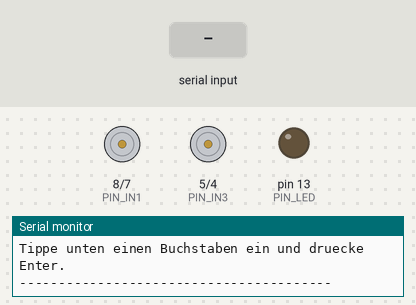
A sketch run on a simulated Arduino Uno, built with avr-gcc and run on an emulated ATmega328P. On the bench: motor-driver pin pairs drawn as motors (green arrow = first pin HIGH = forward, orange = second pin HIGH = backward, longer = more drive, scaled by the enable pin), output pins drawn as LEDs (lit = HIGH), the last lines printed to the serial monitor. The test bench sets the inputs (shaded band).

Above: at 1.5 s.
1.6 s: "F\n" received over Serial
At 2.8 s:
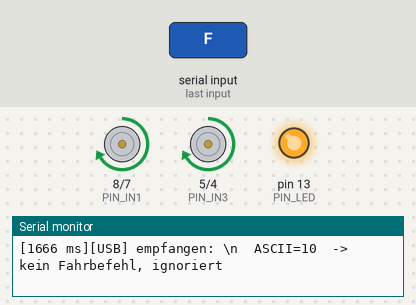
3.1 s: "B\n" received over the second serial link
At 4.1 s:
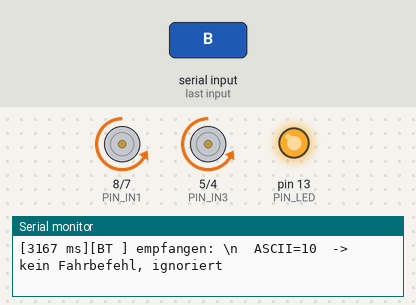
4.6 s: "L\n" received over Serial
At 5.2 s:
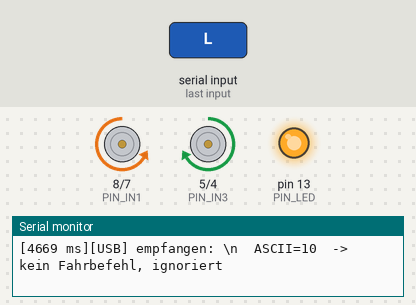
6.1 s: "R\n" received over the second serial link
At 7.3 s:
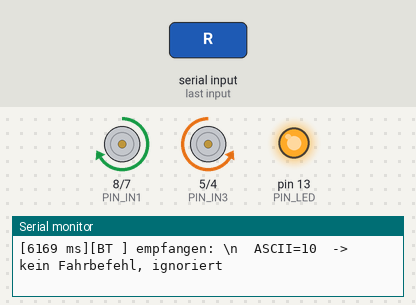
7.6 s: "S\n" received over Serial
At 8.7 s:
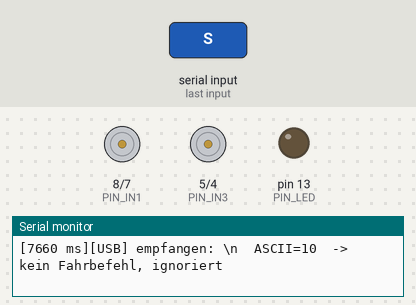
9.1 s: "F\n" received over the second serial link
At 9.8 s:
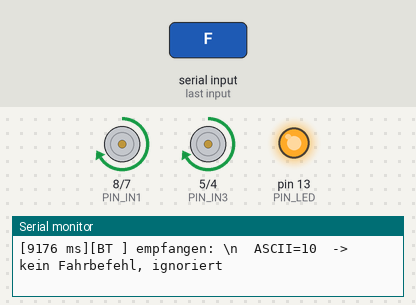
Timing chart, 0 to 12.1 s (numbered marks = the images above; inputs shaded):
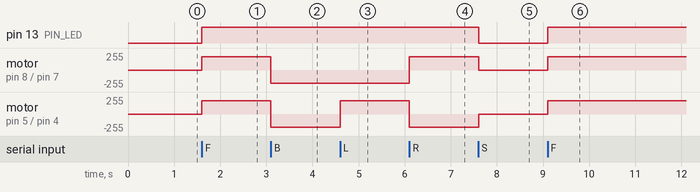

Measured:
- after the input at 1.6 s, pin 13 (PIN_LED): LOW → HIGH at once; motor on pin 8 (PIN_IN1) / pin 7 (PIN_IN2), motor on pin 5 (PIN_IN3) / pin 4 (PIN_IN4): stopped → forward 200/255 at once
- after the input at 3.1 s, motor on pin 8 (PIN_IN1) / pin 7 (PIN_IN2), motor on pin 5 (PIN_IN3) / pin 4 (PIN_IN4): forward 200/255 → backward 200/255 at once
- after the input at 4.6 s, motor on pin 5 (PIN_IN3) / pin 4 (PIN_IN4): backward 200/255 → forward 200/255 at once
- after the input at 6.1 s, motor on pin 8 (PIN_IN1) / pin 7 (PIN_IN2): backward 200/255 → forward 200/255 at once; motor on pin 5 (PIN_IN3) / pin 4 (PIN_IN4): forward 200/255 → backward 200/255 at once
- after the input at 7.6 s, pin 13 (PIN_LED): HIGH → LOW at once; motor on pin 8 (PIN_IN1) / pin 7 (PIN_IN2): forward 200/255 → stopped at once; motor on pin 5 (PIN_IN3) / pin 4 (PIN_IN4): backward 200/255 → stopped at once
- after the input at 9.1 s, pin 13 (PIN_LED): LOW → HIGH at once; motor on pin 8 (PIN_IN1) / pin 7 (PIN_IN2), motor on pin 5 (PIN_IN3) / pin 4 (PIN_IN4): stopped → forward 200/255 at once

The sketch:

rc_car_test.ino
```cpp
/*
 * rc_car_test.ino
 * ================
 *
 * TEST-Sketch fuer die Fahrbefehle des BCI-Projekts.
 *
 * Zweck: pruefen, ob die Steuerzeichen 'F','B','L','R','S' tatsaechlich am
 * Arduino ankommen -- ohne Motortreiber, ohne Transistor, ohne Motoren.
 * Statt die Motoren zu bewegen, wird jeder empfangene Befehl im Seriellen
 * Monitor der Arduino IDE protokolliert.
 *
 * Zwei Befehlsquellen gleichzeitig:
 *   [USB] Serieller Monitor (Tastatur) oder das Python-Programm ueber Kabel
 *   [BT ] Bluetooth-Modul (HC-05 / HC-06) an SoftwareSerial
 *
 * WICHTIG (Arduino Duemilanove): Der ATmega328 hat nur EINE echte serielle
 * Schnittstelle, und die haengt an Pin 0/1 am USB-Chip. Das Bluetooth-Modul
 * darf deshalb NICHT an Pin 0/1, sonst blockiert es Upload und Monitor.
 * Es laeuft hier ueber SoftwareSerial auf Pin 10/11.
 *
 * Verkabelung Bluetooth (HC-05 / HC-06):
 *   Modul VCC -> Arduino 3,3V
 *   Modul GND -> Arduino GND
 *   Modul TXD -> Arduino Pin 10          (BT sendet -> Arduino empfaengt)
 *   Modul RXD -> Arduino Pin 11, direkt verbunden
 *
 * Fuer diesen Test allein ist RXD nicht zwingend noetig (der Arduino muss
 * nichts zum Handy zuruecksenden) -- im Zweifel RXD einfach offen lassen.
 */

#include <SoftwareSerial.h>

// --- Bluetooth (SoftwareSerial) ---
const int PIN_BT_RX = 10;   // Arduino empfaengt hier <- Modul TXD
const int PIN_BT_TX = 11;   // Arduino sendet hier   -> Modul RXD
const long BT_BAUD  = 9600; // HC-06 Werkseinstellung; HC-05 im Datenmodus meist auch 9600

SoftwareSerial bluetooth(PIN_BT_RX, PIN_BT_TX);

// --- Motor-Pins (wie im echten Sketch, hier nur zur Anzeige) ---
const int PIN_ENA = 9;
const int PIN_IN1 = 8;
const int PIN_IN2 = 7;
const int PIN_IN3 = 5;
const int PIN_IN4 = 4;
const int PIN_ENB = 6;

const int PIN_LED = 13;     // Onboard-LED: leuchtet, sobald ein Fahrbefehl aktiv ist

// --- Konfiguration ---
const int MOTOR_SPEED = 200;

// Sicherheits-Timeout wie im Original. Fuer den Test standardmaessig AUS,
// sonst faellt der Zustand staendig auf STOP zurueck, waehrend man tippt.
const bool          WATCHDOG_ENABLED    = false;
const unsigned long COMMAND_TIMEOUT_MS  = 1000;

const unsigned long STATUS_INTERVAL_MS  = 3000;  // wie oft eine Statuszeile kommt

// --- Laufzeit-Zustand ---
char          currentState   = 'S';
unsigned long lastCommandTime = 0;
unsigned long lastStatusTime  = 0;
unsigned long countUsb        = 0;   // gezaehlte Bytes von USB
unsigned long countBt         = 0;   // gezaehlte Bytes von Bluetooth
unsigned long countValid      = 0;   // davon gueltige Fahrbefehle
unsigned long countIgnored    = 0;   // davon ignorierte Zeichen

void setup() {
  Serial.begin(9600);
  bluetooth.begin(BT_BAUD);

  pinMode(PIN_ENA, OUTPUT);
  pinMode(PIN_IN1, OUTPUT);
  pinMode(PIN_IN2, OUTPUT);
  pinMode(PIN_IN3, OUTPUT);
  pinMode(PIN_IN4, OUTPUT);
  pinMode(PIN_ENB, OUTPUT);
  pinMode(PIN_LED, OUTPUT);

  applyState('S');
  lastCommandTime = millis();
  lastStatusTime  = millis();

  Serial.println();
  Serial.println(F("========================================"));
  Serial.println(F(" RC-Auto Befehlstest (ohne Motortreiber)"));
  Serial.println(F("========================================"));
  Serial.println(F("Befehle: F=vor  B=zurueck  L=links  R=rechts  S=stopp"));
  Serial.print  (F("Bluetooth: SoftwareSerial Pin "));
  Serial.print  (PIN_BT_RX);
  Serial.print  (F("(RX)/"));
  Serial.print  (PIN_BT_TX);
  Serial.print  (F("(TX) @ "));
  Serial.print  (BT_BAUD);
  Serial.println(F(" Baud"));
  Serial.print  (F("Watchdog: "));
  Serial.println(WATCHDOG_ENABLED ? F("AN") : F("AUS (Testmodus)"));
  Serial.println(F("Tippe unten einen Buchstaben ein und druecke Enter."));
  Serial.println(F("----------------------------------------"));
}

void loop() {
  // Quelle 1: USB / Serieller Monitor
  while (Serial.available() > 0) {
    countUsb++;
    handleByte(Serial.read(), "USB");
  }

  // Quelle 2: Bluetooth-Modul
  while (bluetooth.available() > 0) {
    countBt++;
    handleByte(bluetooth.read(), "BT ");
  }

  // Sicherheits-Timeout (im Testmodus abgeschaltet)
  if (WATCHDOG_ENABLED && currentState != 'S' &&
      millis() - lastCommandTime > COMMAND_TIMEOUT_MS) {
    Serial.println(F("[!] WATCHDOG: seit 1000 ms kein Befehl -> STOPP"));
    applyState('S');
  }

  // Regelmaessige Statuszeile, damit man sieht, dass der Sketch laeuft
  if (millis() - lastStatusTime > STATUS_INTERVAL_MS) {
    printStatus();
    lastStatusTime = millis();
  }
}

/**
 * Verarbeitet ein einzelnes empfangenes Byte und protokolliert es.
 *
 * @param raw    Das empfangene Byte.
 * @param source Kurzname der Quelle ("USB" oder "BT ").
 */
void handleByte(int raw, const char* source) {
  char c = (char) raw;

  // Python sendet Grossbuchstaben; beim Tippen im Monitor sind Kleinbuchstaben
  // die naheliegende Eingabe. Beides wird als derselbe Befehl akzeptiert.
  char cmd = toupper(c);

  Serial.print(F("["));
  Serial.print(millis());
  Serial.print(F(" ms]["));
  Serial.print(source);
  Serial.print(F("] empfangen: "));

  // Steuerzeichen wie \r und \n haben keine lesbare Darstellung
  if (raw >= 32 && raw <= 126) {
    Serial.print(F("'"));
    Serial.print(c);
    Serial.print(F("'"));
  } else if (raw == 10) {
    Serial.print(F("\\n"));
  } else if (raw == 13) {
    Serial.print(F("\\r"));
  } else {
    Serial.print(F("(nicht druckbar)"));
  }
  Serial.print(F("  ASCII="));
  Serial.print(raw);

  if (isCommand(cmd)) {
    countValid++;
    Serial.print(F("  -> "));
    Serial.println(commandName(cmd));
    applyState(cmd);
    lastCommandTime = millis();
    printPins();
  } else {
    countIgnored++;
    Serial.println(F("  -> kein Fahrbefehl, ignoriert"));
  }
}

/**
 * @return true, wenn das Zeichen einer der fuenf Fahrbefehle ist.
 */
bool isCommand(char c) {
  return c == 'F' || c == 'B' || c == 'L' || c == 'R' || c == 'S';
}

/**
 * @return Klartextname des Fahrbefehls.
 */
const __FlashStringHelper* commandName(char c) {
  switch (c) {
    case 'F': return F("VORWAERTS");
    case 'B': return F("RUECKWAERTS");
    case 'L': return F("LINKS DREHEN");
    case 'R': return F("RECHTS DREHEN");
    case 'S': return F("STOPP");
  }
  return F("?");
}

/**
 * Setzt die Motor-Pins so, wie es der echte Sketch tun wuerde.
 *
 * Ohne angeschlossenen Motortreiber passiert dabei physisch nichts ausser
 * dass die Pins ihren Pegel wechseln -- nachmessbar mit Multimeter oder
 * einer LED mit Vorwiderstand.
 */
void applyState(char c) {
  currentState = c;

  bool in1, in2, in3, in4;
  int  speed = MOTOR_SPEED;

  switch (c) {
    case 'F': in1 = HIGH; in2 = LOW;  in3 = HIGH; in4 = LOW;  break;
    case 'B': in1 = LOW;  in2 = HIGH; in3 = LOW;  in4 = HIGH; break;
    case 'L': in1 = LOW;  in2 = HIGH; in3 = HIGH; in4 = LOW;  break;
    case 'R': in1 = HIGH; in2 = LOW;  in3 = LOW;  in4 = HIGH; break;
    default:  in1 = LOW;  in2 = LOW;  in3 = LOW;  in4 = LOW;  speed = 0; break;
  }

  digitalWrite(PIN_IN1, in1);
  digitalWrite(PIN_IN2, in2);
  digitalWrite(PIN_IN3, in3);
  digitalWrite(PIN_IN4, in4);
  analogWrite(PIN_ENA, speed);
  analogWrite(PIN_ENB, speed);

  digitalWrite(PIN_LED, c == 'S' ? LOW : HIGH);
}

/**
 * Gibt die aktuellen Pegel der Motor-Pins aus.
 */
void printPins() {
  Serial.print(F("        Pins: IN1(8)="));
  Serial.print(digitalRead(PIN_IN1));
  Serial.print(F(" IN2(7)="));
  Serial.print(digitalRead(PIN_IN2));
  Serial.print(F(" IN3(5)="));
  Serial.print(digitalRead(PIN_IN3));
  Serial.print(F(" IN4(4)="));
  Serial.print(digitalRead(PIN_IN4));
  Serial.print(F(" | PWM="));
  Serial.print(currentState == 'S' ? 0 : MOTOR_SPEED);
  Serial.print(F(" | LED13="));
  Serial.println(currentState == 'S' ? F("aus") : F("an"));
}

/**
 * Gibt eine zusammenfassende Statuszeile aus.
 */
void printStatus() {
  Serial.print(F("--- Status: Zustand="));
  Serial.print(commandName(currentState));
  Serial.print(F(" | Bytes USB="));
  Serial.print(countUsb);
  Serial.print(F(" BT="));
  Serial.print(countBt);
  Serial.print(F(" | gueltig="));
  Serial.print(countValid);
  Serial.print(F(" ignoriert="));
  Serial.print(countIgnored);
  Serial.println(F(" ---"));
}
```
